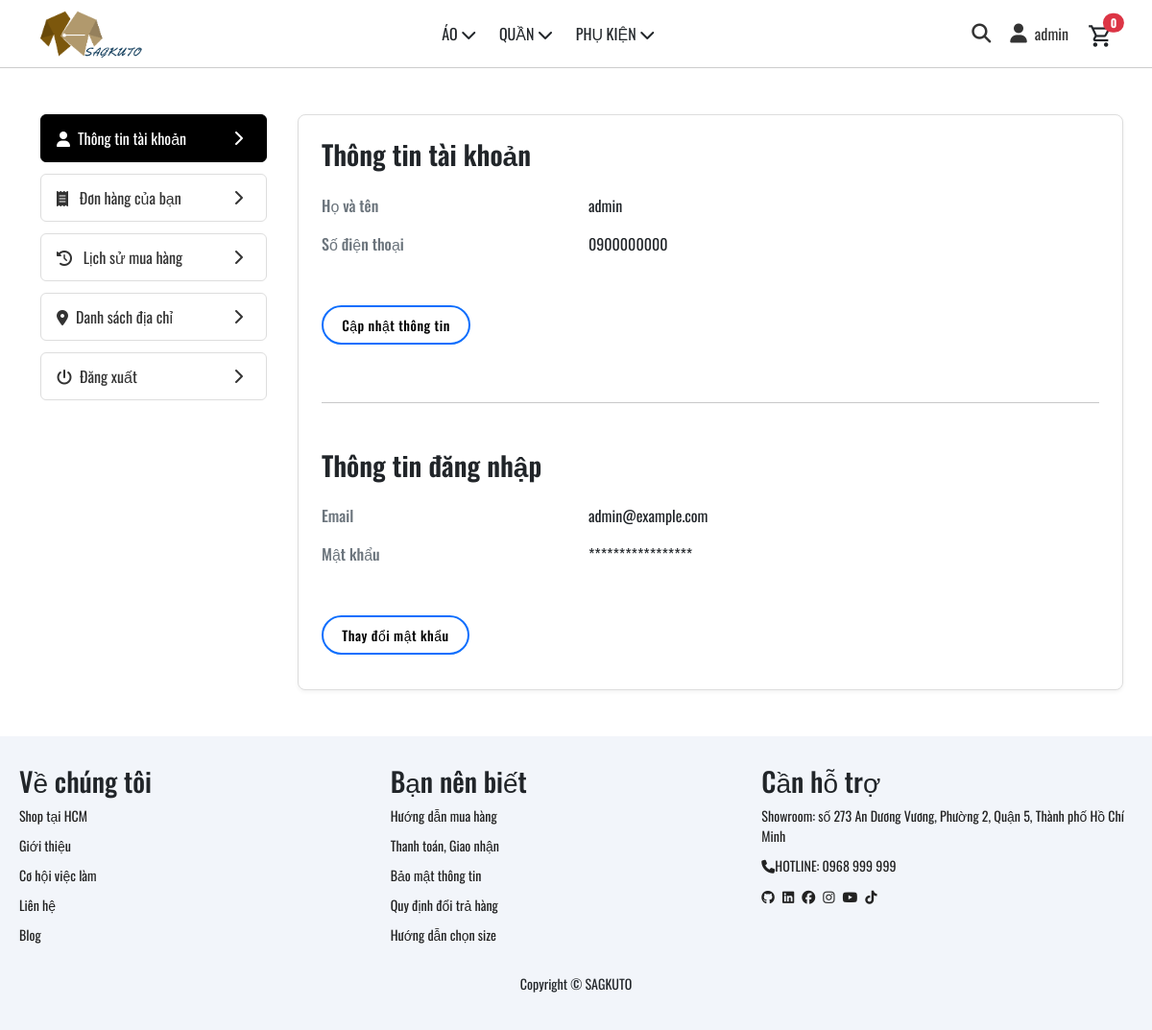
The page /index.php?page=taikhoan (signed in) on the database its author committed.
### tables this page shows
CREATE TABLE `users` (
  `user_id` int(11) NOT NULL,
  `name` varchar(100) NOT NULL,
  `password` varchar(255) NOT NULL,
  `email` varchar(100) DEFAULT NULL,
  `phone` varchar(20) DEFAULT NULL,
  `role_id` int(11) DEFAULT NULL,
  `status` tinyint(4) DEFAULT 1,
  `otp` varchar(6) DEFAULT NULL,
  `otp_expired_at` datetime DEFAULT NULL
);

### database/DBConnection.php (called while the page is built, shortened)
<?php
class DBConnect {
    private static $instance = null;
    private $pdo;
    private $host = 'localhost';
    private $dbname = 'db_web_quanao';
    private $username = 'root';
    private $password = '';
    private function __construct() {
        try {
            $this->pdo = new PDO(
                "mysql:host={$this->host};dbname={$this->dbname};charset=utf8",
                $this->username,
                $this->password
            );
            $this->pdo->setAttribute(PDO::ATTR_ERRMODE, PDO::ERRMODE_EXCEPTION);
            $this->pdo->setAttribute(PDO::ATTR_DEFAULT_FETCH_MODE, PDO::FETCH_ASSOC);
        } catch (PDOException $e) {
            die("Kết nối thất bại: " . $e->getMessage());
        }
    }
    public static function getInstance() {
        if (self::$instance === null) {
            self::$instance = new DBConnect();
        }
        return self::$instance;
    }
    public function select($sql, $params = []) {
        $stmt = $this->pdo->prepare($sql);
        $stmt->execute($params);
        return $stmt->fetchAll();
    }
    public function selectOne($sql, $params = []) {
        $stmt = $this->pdo->prepare($sql);
        $stmt->execute($params);
        return $stmt->fetch();
    }
}
?>

### layout/info_user.php (the view, shortened to what this page needs)
<?php
$userDetail = $db->selectOne(
  'SELECT name, email, phone
       FROM users
       WHERE user_id = ?',
  [$_SESSION['user_id']]
);
?>
<link rel="stylesheet" href="/assets/css/info_user.css">
<div class="container my-5">
  <div class="row">
    <aside class="col-md-3 mb-4">
      <nav class="list-group">
        <a href="#"
          class="list-group-item list-group-item-action d-flex justify-content-between align-items-center"
          data-bs-toggle="modal"
          data-bs-target="#modalEditProfile">
          <span><i class="fa-solid fa-user me-2"></i>Thông tin tài khoản</span>
          <i class="fa-solid fa-chevron-right"></i>
        </a>
        <a href="/index.php?page=donhang"
          class="list-group-item list-group-item-action d-flex justify-content-between align-items-center">
          <span><i class="fa-solid fa-receipt me-2"></i> Đơn hàng của bạn</span>
          <i class="fa-solid fa-chevron-right"></i>
        </a>
        <a href="/index.php?page=lichsumuahang"
          class="list-group-item list-group-item-action d-flex justify-content-between align-items-center">
          <span><i class="fa-solid fa-clock-rotate-left me-2"></i> Lịch sử mua hàng</span>
          <i class="fa-solid fa-chevron-right"></i>
        </a>
        <a href="/index.php?page=danhsachdiachi"
          class="list-group-item list-group-item-action d-flex justify-content-between align-items-center">
          <span><i class="fa-solid fa-location-dot me-2"></i>Danh sách địa chỉ</span>
          <i class="fa-solid fa-chevron-right"></i>
        </a>
        <a href="/index.php?action=logout"
          class="list-group-item list-group-item-action d-flex justify-content-between align-items-center">
          <span><i class="fa-solid fa-power-off me-2"></i>Đăng xuất</span>
          <i class="fa-solid fa-chevron-right"></i>
        </a>
      </nav>
    </aside>
    <section class="col-md-9">
      <h2>Thông tin tài khoản</h2>
      <dl class="row mb-4">
        <dt class="col-sm-4">Họ và tên</dt>
        <dd class="col-sm-8"><?= htmlspecialchars($userDetail['name'], ENT_QUOTES) ?></dd>
        <dt class="col-sm-4">Số điện thoại</dt>
        <dd class="col-sm-8"><?= htmlspecialchars($userDetail['phone'], ENT_QUOTES) ?></dd>
      </dl>
      <a href="#"
        class="btn btn-outline-primary"
        data-bs-toggle="modal"
        data-bs-target="#modalEditProfile">
        Cập nhật thông tin
      </a>
      <hr class="my-5">
      <h2>Thông tin đăng nhập</h2>
      <dl class="row mb-4">
        <dt class="col-sm-4">Email</dt>
        <dd class="col-sm-8"><?= htmlspecialchars($userDetail['email'], ENT_QUOTES) ?></dd>
        <dt class="col-sm-4">Mật khẩu</dt>
        <dd class="col-sm-8">*****************</dd>
      </dl>
      <a href="#"
        class="btn btn-outline-primary"
        data-bs-toggle="modal"
        data-bs-target="#modalChangePassword">
        Thay đổi mật khẩu
      </a>
    </section>
  </div>
</div>

### layout/header.php (shortened to what this page needs)
<?php
require_once __DIR__ . '/../database/DBConnection.php';
$db = DBConnect::getInstance();
$categories = $db->select('SELECT * FROM categories', []);
$menu = [
	['label' => 'ÁO',        'subs' => []],
	['label' => 'QUẦN',      'subs' => []],
	['label' => 'PHỤ KIỆN',  'subs' => []],
];
foreach ($categories as $cat) {
	$nameLower = mb_strtolower($cat['name'], 'UTF-8');
	$item = [
		'id'    => $cat['category_id'],
		'label' => $cat['name'],
	];
	if (strpos($nameLower, 'áo') !== false) {
		$menu[0]['subs'][] = $item;
	} elseif (strpos($nameLower, 'quần') !== false) {
		$menu[1]['subs'][] = $item;
	} elseif (strpos($nameLower, 'phụ kiện') !== false) {
		$menu[2]['subs'][] = $item;
	}
}
$user = null;
if (!empty($_SESSION['user_id'])) {
	$user = $db->selectOne(
		'SELECT user_id, name FROM users WHERE user_id = ?',
		[$_SESSION['user_id']]
	);
}
?>
<header class="header">
	<div class="logo_header">
		<a href="/index.php">
			<img src="/assets/img/logo_favicon/logo.png" alt="SAGKUTO Logo">
		</a>
	</div>
	<nav class="menu_header">
		<ul class="mb-0">
			<?php foreach ($menu as $item): ?>
				<li>
					<span class="menu-title">
						<?= htmlspecialchars($item['label'], ENT_QUOTES) ?>
						<?php if (!empty($item['subs'])): ?>
							<i class="fa-solid fa-chevron-down"></i>
						<?php endif; ?>
					</span>
				</li>
			<?php endforeach; ?>
		</ul>
	</nav>
	<div class="icon-group">
		<a href="/search.html" class="icon">
			<i class="fa-solid fa-magnifying-glass"></i>
		</a>
		<?php if ($user): ?>
			<a href="/index.php?page=taikhoan" class="icon account-link">
				<i class="fa-solid fa-user"></i>
				<span><?= htmlspecialchars($user['name'], ENT_QUOTES) ?></span>
			</a>
		<?php endif; ?>
		<div class="position-relative" style="margin-top: 10px;">
			<a href="javascript:void(0);" id="toggle-cart" title="Giỏ hàng" class="text-dark">
				<span class="material-symbols-outlined" style="font-size: 27px;">
				</span>
				<span id="cart-count-badge"
					class="position-absolute top-0 start-100 translate-middle badge rounded-pill bg-danger"
					style="font-size: 12px;">
					0
				</span>
			</a>
		</div>
	</div>
</header>

### assets/css/header.css (style rules this page uses)
.header { display: flex; justify-content: space-between; align-items: center; padding: 10px 40px; border-bottom: 1px solid #ccc; top: 0; position: sticky; z-index: 9999; background-color: #FFFFFF; position: relative; }
.logo_header img { height: 50px; display: block; }
.menu_header { position: static; display: block; }
.menu_header ul { list-style: none; padding: 0; margin: 0; }
.menu_header ul li { position: relative; display: inline-block; margin-right: 20px; }
.icon-group { display: flex; align-items: center; gap: 20px; font-size: 18px; color: black; position: relative; }
.icon { color: #333; font-size: 20px; text-decoration: none; display: flex; align-items: center; gap: 8px; transition: color 0.2s; }
.icon i { line-height: 1; vertical-align: middle; }
.icon.account-link span { font-size: 16px; line-height: 1; }
.icon.account-link i { font-size: 20px; }

### assets/css/info_user.css (style rules this page uses)
.container.my-5 > .row { display: flex; flex-wrap: wrap; gap: 20px; }
aside.col-md-3 { max-width: 260px; }
aside.col-md-3 .list-group { border: none; padding: 0; margin: 0; }
aside.col-md-3 .list-group-item { border: 1px solid #ddd; border-radius: 6px; margin-bottom: 12px; background-color: #fff; color: #333; padding: 12px 16px; display: flex; justify-content: space-between; align-items: center; transition: background-color 0.2s, color 0.2s, border-color 0.2s; }
aside.col-md-3 .list-group-item .fa-solid { margin-right: 8px; }
aside.col-md-3 .list-group-item.active { background-color: #000; border-color: #000; color: #fff; }
aside.col-md-3 .list-group-item.active i { color: #fff; }
section.col-md-9 { flex: 1; border: 1px solid #ddd; border-radius: 8px; background-color: #fff; padding: 24px; box-shadow: 0 2px 4px rgba(0,0,0,0.05); }
section.col-md-9 h2 { margin-bottom: 24px; font-size: 1.75rem; font-weight: 600; color: #212529; }
section.col-md-9 dl.row dt { font-weight: 500; color: #6c757d; margin-bottom: 8px; }
section.col-md-9 dl.row dd { margin-bottom: 16px; color: #212529; }
section.col-md-9 .btn-outline-primary { display: inline-block; padding: 0.5rem 1.2rem; border-width: 2px; border-radius: 30px; font-size: 0.875rem; font-weight: 500; letter-spacing: 0.5px; margin: 0.75rem 0; color: #000; background-color: transparent; transition: background-color 0.2s, color 0.2s; }

### rows shown on the page
users: name "admin", phone "0900000000", email "admin@example.com"

### other values the page prints
$item['label'] "ÁO"
$item['label'] "QUẦN"
$item['label'] "PHỤ KIỆN"
